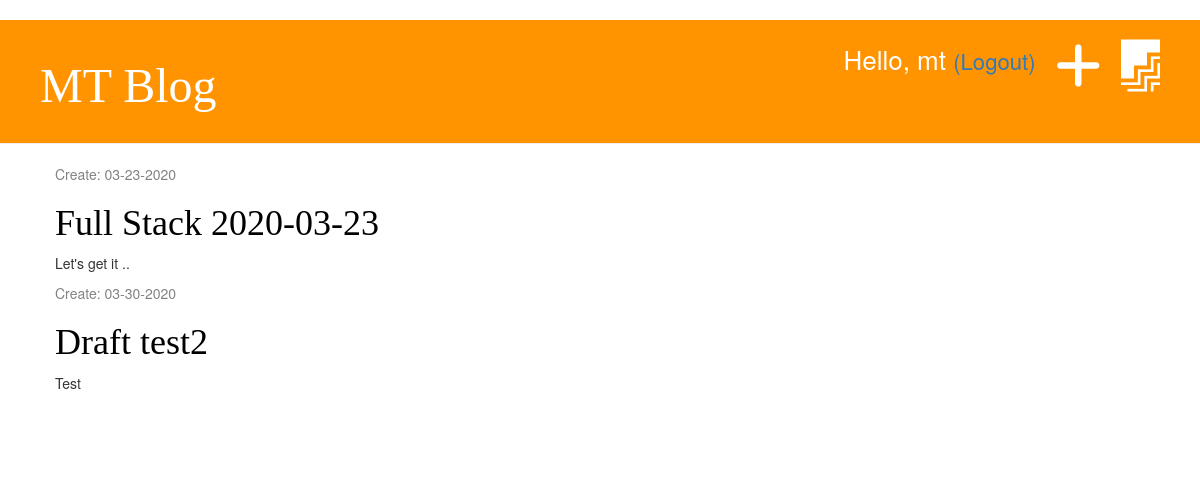
The app's page /draft/ (signed in) with its own data.
### blog/models.py (models this page shows, shortened)
class Post(models.Model):
    author = models.ForeignKey('auth.User', on_delete=models.CASCADE)
    title = models.CharField(max_length=200)
    text = models.TextField()
    created_date = models.DateTimeField(default=timezone.now)
    published_date = models.DateTimeField(blank=True, null=True)

### blog/views.py (the view)
# urls.py: path('draft/', views.post_draft_list, name='post_draft_list'),
@login_required
def post_draft_list(request):
    posts= Post.objects.filter(published_date__isnull=True).order_by('created_date')
    stuff_for_frontend = {'posts':posts}
    return render(request, 'blog/post_draft_list.html', stuff_for_frontend)

### blog/templates/blog/post_draft_list.html
﻿{% extends 'blog/base.html' %}
{% block content %}
    {% for post in posts %}
<div class="post">
    <p class="date">Create: {{post.created_date|date:'m-d-Y'}}</p>
    <h1><a href="{%url 'post_detail' pk=post.pk %}">{{ post.title }}</a></h1>
    <p>{{ post.text|truncatechars:15 }}</p>
    {% endfor %}
</div>
{% endblock %}

### blog/templates/blog/base.html (shortened to what this page needs)
﻿<!DOCTYPE html>
{% load static %}
<html lang="en" dir="ltr">
<head>
    <link rel="stylesheet" href="https://maxcdn.bootstrapcdn.com/bootstrap/3.3.7/css/bootstrap.min.css">
    <link rel="stylesheet" href="{% static 'css/blog.css' %}">
    <link rel="stylesheet" href="{% static 'css/zenburn.css' %}">
</head>
<body>
    <div class="page-header">
        {% if user.is_authenticated %}
            <a href="{% url 'post_draft_list' %}" class="top-menu"><i class="fab fa-firstdraft fa-2x"></i></a>
            <a href="{% url 'post_new' %}" class="top-menu"><i class="fas fa-plus fa-2x"></i></a>
            <p class="top-menu">Hello, {{ user.username }} <small><a href="{% url 'logout' %}">(Logout)</a></small></p>
        {% else %}
            <a href="{% url 'login' %}" class="top-menu"><i class="fas fa-sign-in-alt fa-2x"></i></a>
        {% endif %}
        <h1><a href="/">MT Blog</a></h1>
    </div>
  <div class="content container">
    <div class="row">
      <div class="col-md-8">
        {% block content %}
        {% endblock %}
      </div>
    </div>
  </div>
</body>
</html>

### blog/static/css/blog.css (style rules this page uses)
.page-header { background-color: #ff9400; margin-top: 0; padding:20px 20px 20px 40px }
.page-header h1 a { color: #ffffff; font-size: 36pt; text-decoration: none; }
h1 { font-family: 'Tangerine', serif; }
.content { margin-left: 40px; }
.date { color: #828282; }
.post { margin-bottom: 70px; }
.post h1 a { color: #000000; }
.top-menu { color: #ffffff; float: right; font-size: 26px; margin-right: 20px; }

### records on screen
Post: created_date "03-23-2020", title "Full Stack 2020-03-23", text "Let's get it .."
Post: created_date "03-30-2020", title "Draft test2", text "Test"

### other values on screen
{{ user.username }} "mt"
